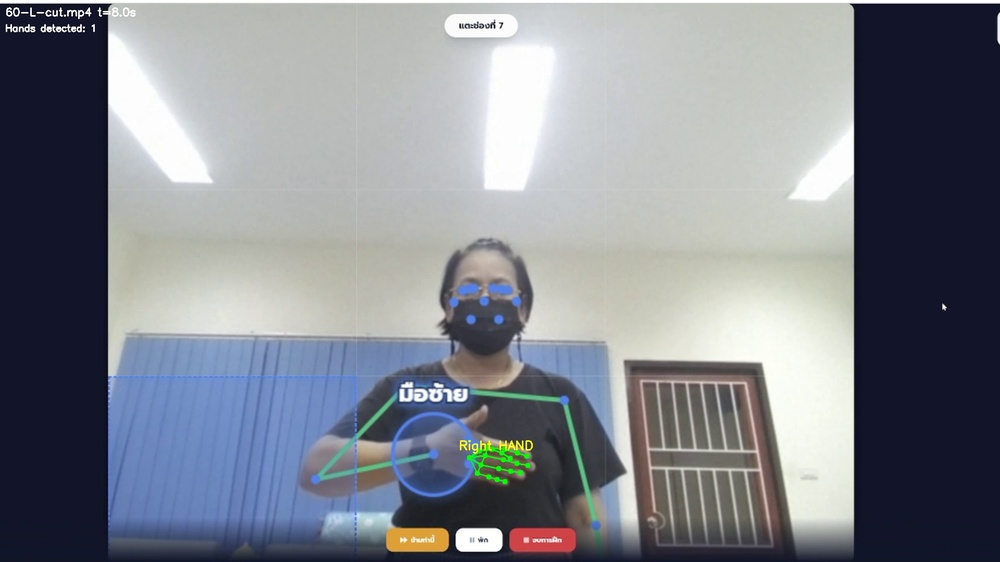
#> input picture docs/Research/04-Analysis/detection_samples/60-L-cut/detect_10_frame240_t8s.jpg, 1000 x 562 px, shrunk from 1920 x 1080 before the run; its folder holds only this picture in this run
$ python check_frames.py
#> lines starting #> are read from the running program, lines starting #| are printed output that depends on the picture; after the words box and inside, x2 and y2 are one past the last pixel; in counts of white or black regions, pixels touching at a corner belong together
import cv2, sys, os
sys.path.insert(0, 'D:/Project/Hackathon/2026/June/ai-vibe-coding-digital-aiding-4-aging-hackathon/src')
import config

out_dir = os.path.join(config.BASE_DIR, 'docs', 'Research', '04-Analysis', 'detection_samples', '60-L-cut')

for fname in sorted(os.listdir(out_dir))[:5]:
    path = os.path.join(out_dir, fname)
    img = cv2.imread(path)
#> img is the input picture: shape (562, 1000, 3); mean B, G, R 141.1, 132.9, 128.9
    h, w = img.shape[:2]
#> h = 562; w = 1000
    mean_b = img.mean()
#> mean_b = 134.3
    print(f"{fname}: {w}x{h}, mean_brightness={mean_b:.0f}")
#| detect_10_frame240_t8s.jpg: 1000x562, mean_brightness=134

    # Check for skin-colored regions (indicates hands)
    hsv = cv2.cvtColor(img, cv2.COLOR_BGR2HSV)
#> hsv: shape (562, 1000, 3); mean H, S, V 80.7, 59.7, 145.8
    skin_mask = cv2.inRange(hsv, (0, 20, 70), (20, 255, 255))
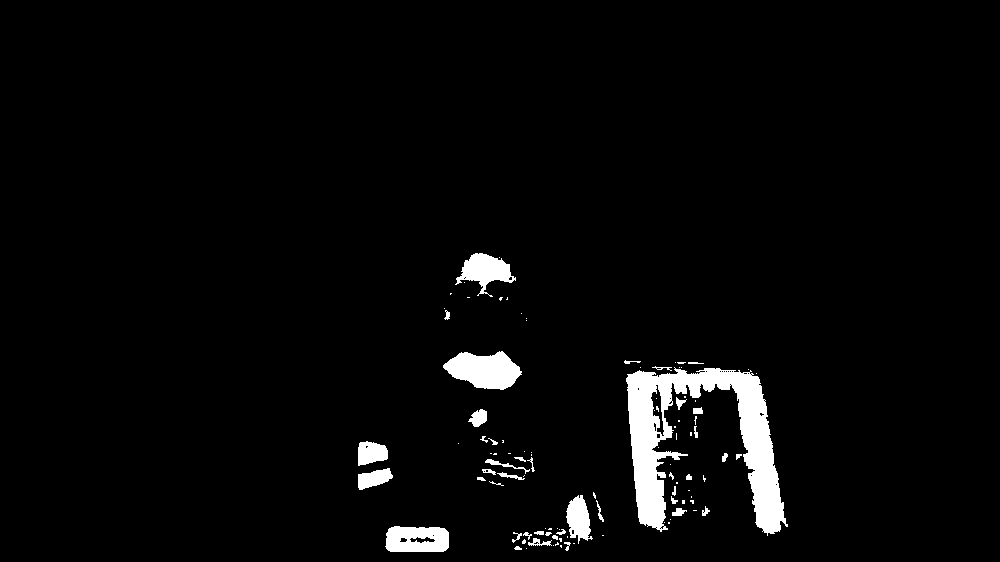
#> skin_mask: shape (562, 1000); 3.4% white; 104 white regions (64 under 20 px), largest, box (x1, y1, x2, y2) and area: (626, 367, 788, 536) 10601, (443, 351, 522, 390) 2070, (385, 526, 449, 552) 1417
    skin_pct = (skin_mask > 0).sum() / (h * w) * 100
#> skin_pct = 3.39
    print(f"  Skin-tone pixels: {skin_pct:.1f}%")
#|   Skin-tone pixels: 3.4%

    # Describe content (simple analysis)
    gray = cv2.cvtColor(img, cv2.COLOR_BGR2GRAY)
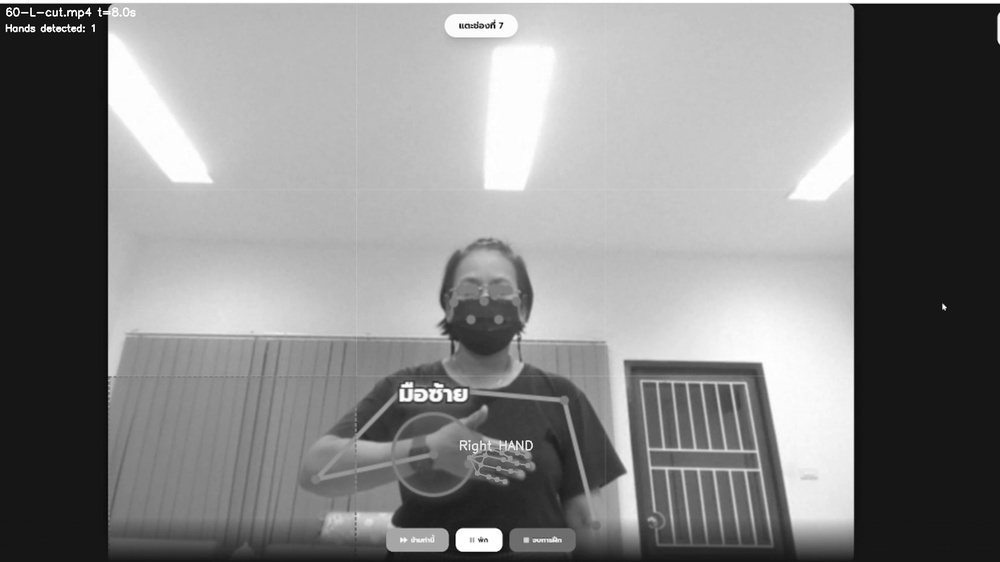
#> gray: shape (562, 1000); min 0, max 255, mean 132.7
    edges = cv2.Canny(gray, 50, 150)
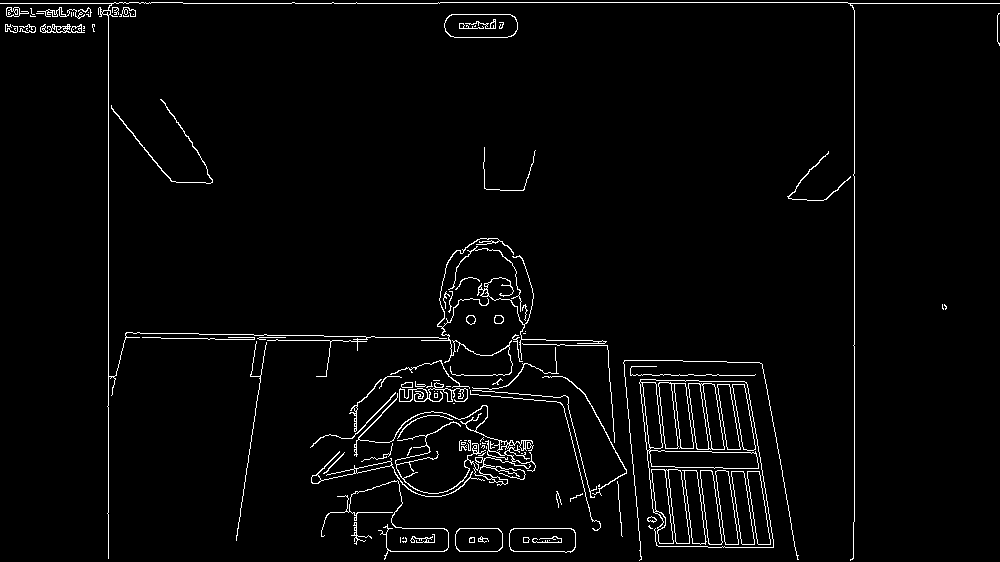
#> edges: shape (562, 1000); 2.8% white in thin lines or dots
    edge_pct = (edges > 0).sum() / (h * w) * 100
#> edge_pct = 2.76
    print(f"  Edge pixels: {edge_pct:.1f}%")
#|   Edge pixels: 2.8%

# Check what the original analysis JSON says
data_path = os.path.join(config.BASE_DIR, 'docs', 'Research', '04-Analysis', 'hand_analysis.json')
import json
if os.path.exists(data_path):
    data = json.load(open(data_path))
    for vid_name, info in data.items():
        print(f"\n{vid_name}: {info.get('detection_rate_pct', '?')}% detection rate, {info.get('frames_with_hands', 0)} frames with hands")
        print(f"  Hand distribution: {info.get('hand_distribution', {})}")
